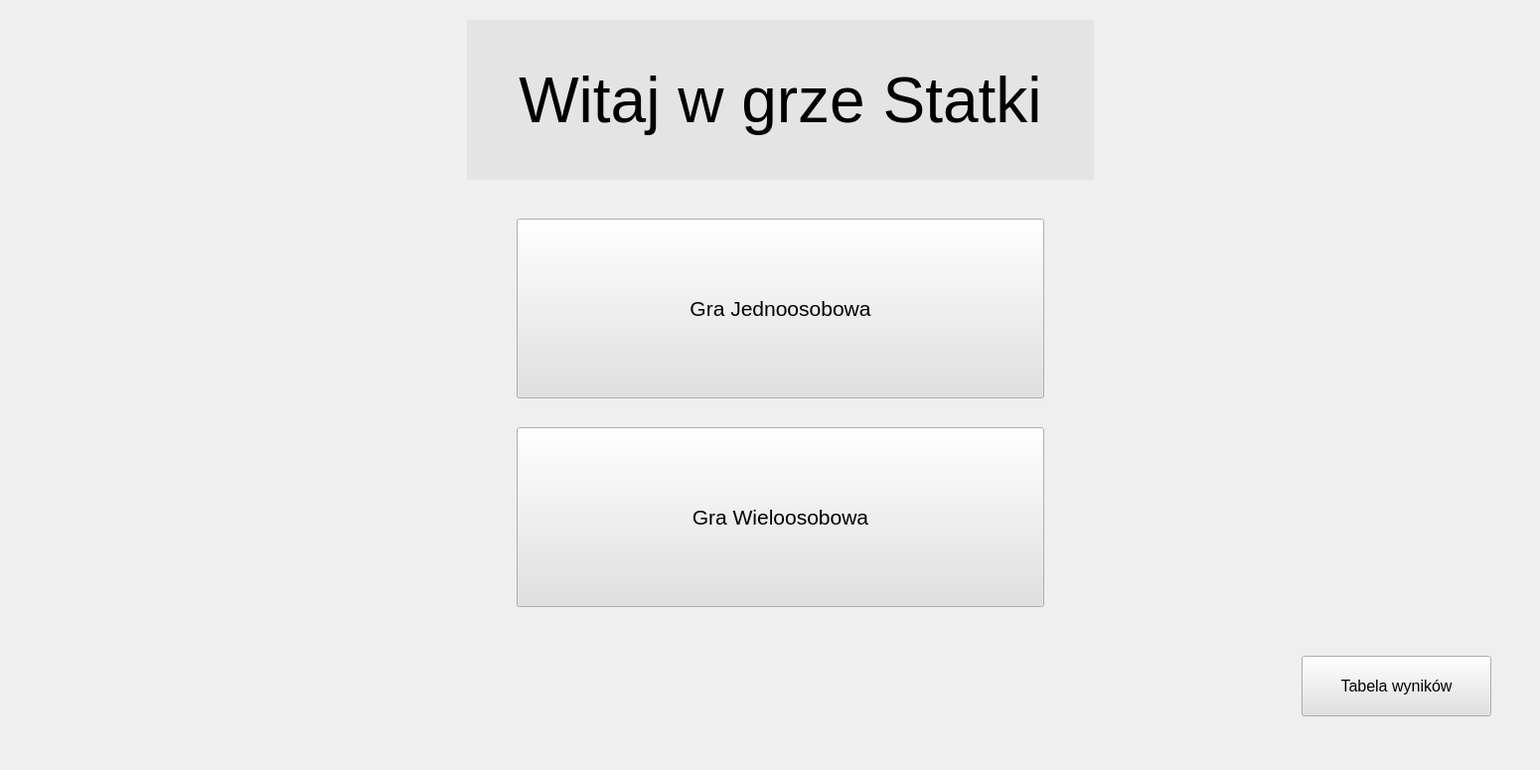
   <widget class="QWidget" name="widget_title" native="true">
    <property name="geometry">
     <rect>
      <x>0</x>
      <y>0</y>
      <width>1550</width>
      <height>775</height>
     </rect>
    </property>
    <property name="minimumSize">
     <size>
      <width>1550</width>
      <height>775</height>
     </size>
    </property>
    <property name="maximumSize">
     <size>
      <width>1550</width>
      <height>775</height>
     </size>
    </property>
    <property name="styleSheet">
     <string notr="true">QWidget{
	background-image: url(:/ships/Background.png);
}
QPushButton ,QLabel{
background: none;
background-color: rgba(225, 225, 225, 0.85);
ntext-align: center;
}</string>
    </property>
    <widget class="QLabel" name="label">
     <property name="geometry">
      <rect>
       <x>470</x>
       <y>20</y>
       <width>631</width>
       <height>161</height>
      </rect>
     </property>
     <property name="font">
      <font>
       <pointsize>48</pointsize>
       <underline>false</underline>
       <stylestrategy>PreferDefault</stylestrategy>
       <hintingpreference>PreferDefaultHinting</hintingpreference>
      </font>
     </property>
     <property name="layoutDirection">
      <enum>Qt::LeftToRight</enum>
     </property>
     <property name="autoFillBackground">
      <bool>false</bool>
     </property>
     <property name="styleSheet">
      <string notr="true"/>
     </property>
     <property name="text">
      <string>Witaj w grze Statki</string>
     </property>
     <property name="alignment">
      <set>Qt::AlignCenter</set>
     </property>
    </widget>
    <widget class="QPushButton" name="pushButton_Ch_1">
     <property name="geometry">
      <rect>
       <x>520</x>
       <y>220</y>
       <width>531</width>
       <height>181</height>
      </rect>
     </property>
     <property name="font">
      <font>
       <pointsize>16</pointsize>
      </font>
     </property>
     <property name="autoFillBackground">
      <bool>false</bool>
     </property>
     <property name="styleSheet">
      <string notr="true"/>
     </property>
     <property name="text">
      <string>Gra Jednoosobowa</string>
     </property>
    </widget>
    <widget class="QPushButton" name="pushButton_Ch_2">
     <property name="geometry">
      <rect>
       <x>520</x>
       <y>430</y>
       <width>531</width>
       <height>181</height>
      </rect>
     </property>
     <property name="font">
      <font>
       <pointsize>16</pointsize>
      </font>
     </property>
     <property name="styleSheet">
      <string notr="true"/>
     </property>
     <property name="text">
      <string>Gra Wieloosobowa</string>
     </property>
    </widget>
    <widget class="QPushButton" name="pushButton_TB">
     <property name="geometry">
      <rect>
       <x>1310</x>
       <y>660</y>
       <width>191</width>
       <height>61</height>
      </rect>
     </property>
     <property name="font">
      <font>
       <pointsize>12</pointsize>
      </font>
     </property>
     <property name="text">
      <string>Tabela wyników</string>
     </property>
    </widget>
   </widget>
